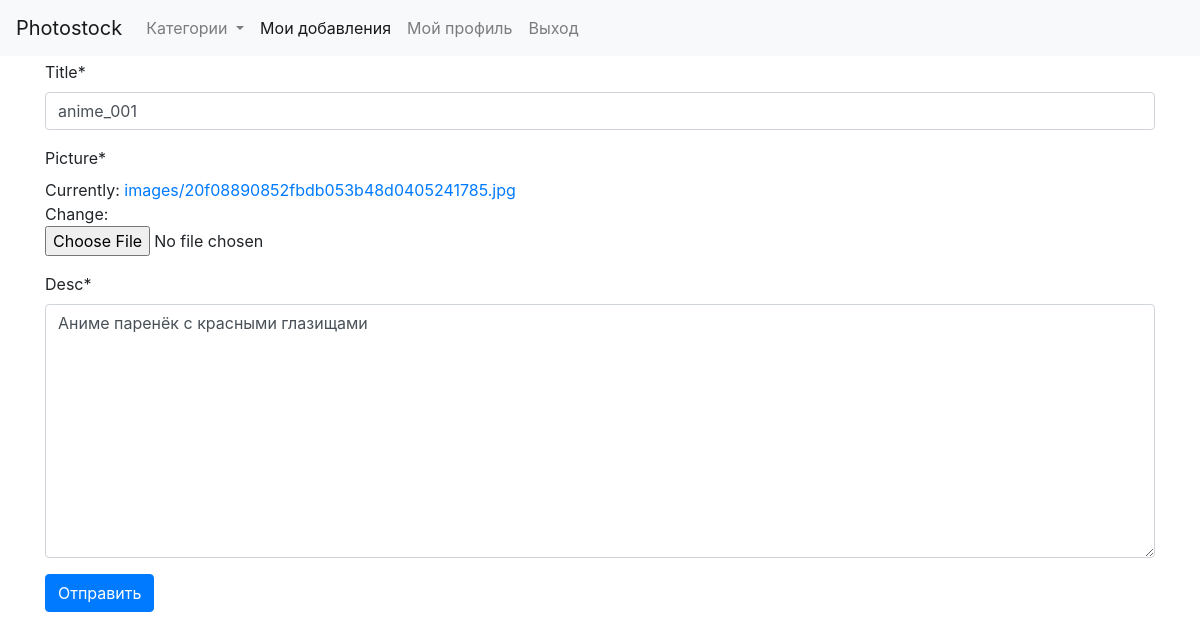
/pictures/update/1/ (signed in), run on an earlier commit of the app's database.
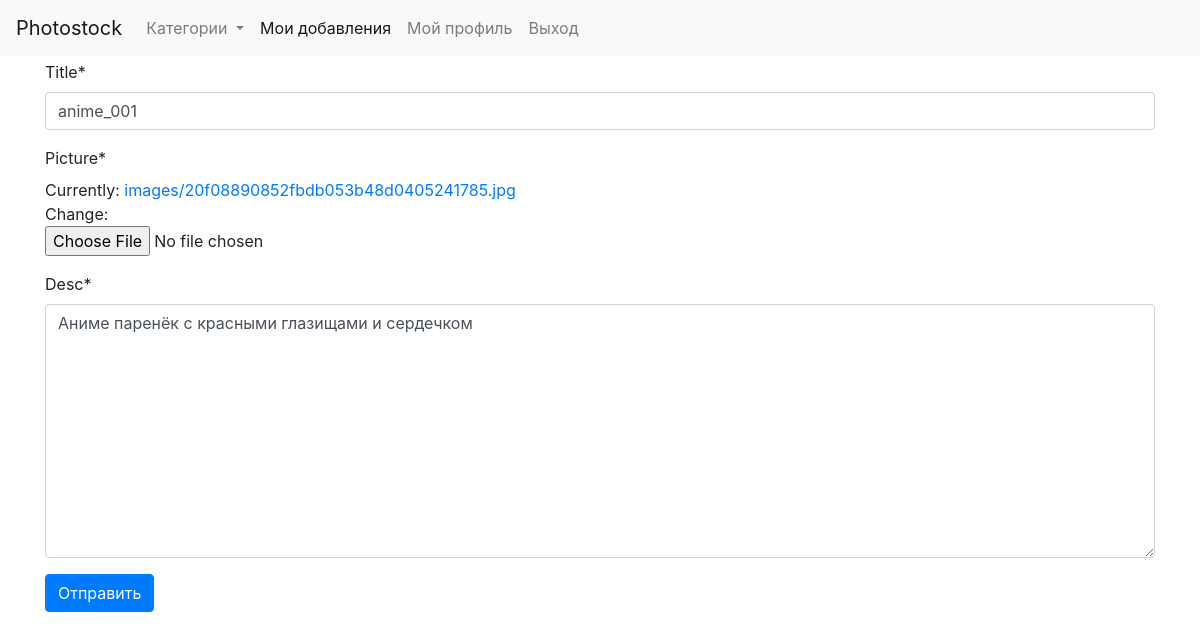
And on a later commit of the database.
### pictures/models.py (models this page shows, shortened)
class Picture(models.Model):
    user = models.ForeignKey(User, on_delete=models.CASCADE)
    title = models.CharField(max_length=125)
    created_date = models.DateTimeField(default=timezone.now)
    picture = models.ImageField(upload_to="images/", null=True, blank=False)
    small_picture = ImageSpecField(source="picture", processors=[ResizeToFill(225, 350)],
                                   format="JPEG", options={"quality": 60})
    desc = models.TextField()

### pictures/views.py (the view)
# urls.py: path("update/<int:pk>/", PictureUpdate.as_view(), name="picture_update"),
class PictureUpdate(LoginRequiredMixin, UpdateView):
    model = Picture
    fields = ["title", "picture", "desc"]
    success_url = reverse_lazy("picture_list")
    def dispatch(self, request, *args, **kwargs):
        if self.request.user != self.get_object().user:
            raise Http404("Вы не можете редактировать чужие добавления")
        return super(PictureUpdate, self).dispatch(request, *args, **kwargs)

### photostock/utils/context_processors.py (called while the page is built)
def settings_context(_request):
    return {"DEBUG": settings.DEBUG}

### photostock/templates/pictures/picture_form.html
{% extends "base.html" %}
{% load crispy_forms_tags %}
{% block content %}
  <form method="POST" enctype="multipart/form-data">{% csrf_token %}
    {{ form|crispy }}
    <button type="submit" class="btn btn-primary mb-2">Отправить</button>
  </form>
{% endblock %}

### photostock/templates/base.html (shortened to what this page needs)
{% load static i18n %}<!DOCTYPE html>
<html lang="en">
  <head>
    {% block css %}
    <link href="https://stackpath.bootstrapcdn.com/bootstrap/4.3.1/css/bootstrap.min.css" rel="stylesheet">
    <link href="{% static 'css/project.css' %}" rel="stylesheet">
    {% endblock %}
  </head>
  <body>
    <div class="mb-1">
      <nav class="navbar navbar-expand-md navbar-light bg-light">
        <a class="navbar-brand" href="{% url 'picture_list' %}">Photostock</a>
        <div class="collapse navbar-collapse" id="navbarSupportedContent">
          <ul class="navbar-nav mr-auto">
            <li class="nav-item dropdown">
              <a class="nav-link dropdown-toggle" href="#" id="navbarDropdownMenuLink" role="button" data-toggle="dropdown" aria-haspopup="true" aria-expanded="false">
                Категории
              </a>
            </li>
            {% if request.user.is_authenticated %}
              <li class="nav-item active">
                <a class="nav-link" href="{% url 'my_picture_list' %}">Мои добавления<span class="sr-only">(current)</span></a>
              </li>
              <li class="nav-item">
                <a class="nav-link" href="{% url 'users:detail' request.user.username  %}">{% trans "Мой профиль" %}</a>
              </li>
              <li class="nav-item">
                <a class="nav-link" href="{% url 'account_logout' %}">{% trans "Выход" %}</a>
              </li>
            {% endif %}
          </ul>
        </div>
      </nav>
    </div>
    <div class="container">
      {% block content %}{% endblock content %}
    </div>
  </body>
</html>

What changed in the data, as far as the page shows it:
changed Picture "anime_001": desc "Аниме паренёк с красными глазищами" → "Аниме паренёк с красными глазищами и сердечком"
